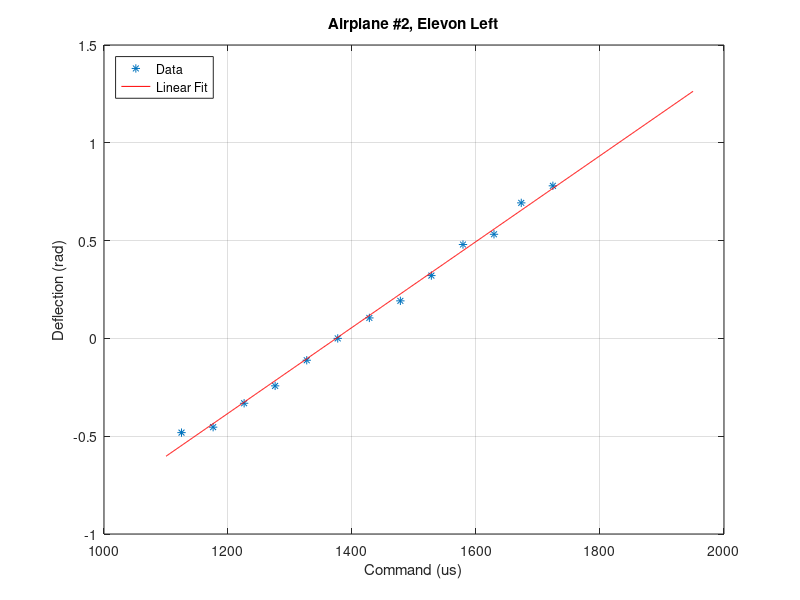
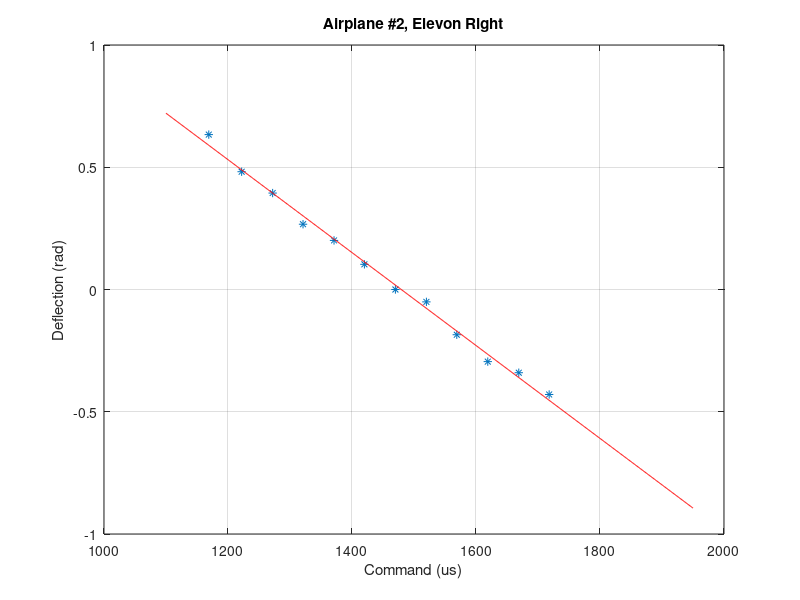

These figures' MATLAB source, in order:

clear

%{
%% aircraft #1

command_us_left = [
  1509
  1559
  1609
  1659
  1709
  1759
  1809
  1859
  1909
  1459
  1409
  1359
  1309
  1259
  1209
  1159
  %1109
  ];


degrees_left = [
  6.9
  12.5
  18.5
  26.5
  32.0
  40.0
  47.7
  57.0
  64.5
  2.0
  -2.5
  -9.0
  -13.5
  -19.5
  -22.9
  -27.0
  %-27.0
  ];

radians_left = deg2rad(degrees_left);


figure(1)
clf
plot(command_us_left, radians_left, '*');
% 
% Linear model Poly1:
%      f(x) = p1*x + p2
% Coefficients (with 95% confidence bounds):
%        p1 =    0.002114  (0.001982, 0.002246)
%        p2 =      -3.011  (-3.216, -2.806)
% 
% Goodness of fit:
%   SSE: 0.0451
%   R-square: 0.9883
%   Adjusted R-square: 0.9874
%   RMSE: 0.05676
% 

fit_us = 1100:1950;
fit_left = 0.002114 * fit_us -3.011; % min = 1150, max = 1909

hold on
plot(fit_us, fit_left, 'r-')
legend('Data', 'Fit','Location','NorthWest');
xlabel('Command (us)');
ylabel('Deflection (rad)');

command_us_right = [
  1609
  1559
  1509
  1459
  1409
  1359
  1309
  1259
  1209
  1659
  1709
  1759
  1809
  %1859
  %1909
  ];


degrees_right = [
  0
  4.5
  9.5
  16.6
  21.5
  33.0
  39.1
  48.2
  54.3
  -7.4
  -13.2
  -20.0
  -24.5
  %-25.5
  %-25.3
  ];

radians_right = deg2rad(degrees_right);

figure(2)
clf
plot(command_us_right, radians_right, '*');

% 
% Linear model Poly1:
%      f(x) = p1*x + p2
% Coefficients (with 95% confidence bounds):
%        p1 =     -0.0023  (-0.002428, -0.002172)
%        p2 =       3.688  (3.494, 3.882)
% 
% Goodness of fit:
%   SSE: 0.01688
%   R-square: 0.993
%   Adjusted R-square: 0.9924
%   RMSE: 0.03918



fit_right = -0.0023 * fit_us + 3.688; % min = 1209, max = 1809

hold on
plot(fit_us, fit_right, 'r-');
legend('Data', 'Fit');

xlabel('Command (us)');
ylabel('Deflection (rad)');

%}

%% aircraft #2

command_us_left2 = [
  1377
  1327
  1276
  1226
  1176
  1125
  1428
  1478
  1528
  1579
  1629
  1673
  1724
  ];


degrees_left2 = [
  0
  -6.4
  -13.9
  -19.0
  -26.0
  -27.6
  6.0
  11.0
  18.4
  27.5
  30.5
  39.7
  44.7
  ];


radians_left2 = deg2rad(degrees_left2);

figure(1)
clf

plot(command_us_left2, radians_left2, '*');
xlabel('Command (us)');
ylabel('Deflection (rad)');
title('Airplane #2, Elevon Left');

grid on

% -- cftool --
% Linear model Poly1:
%      f(x) = p1*x + p2
% Coefficients (with 95% confidence bounds):
%        p1 =    0.002195  (0.002095, 0.002295)
%        p2 =      -3.017  (-3.161, -2.873)
% 
% Goodness of fit:
%   SSE: 0.01038
%   R-square: 0.9953
%   Adjusted R-square: 0.9949
%   RMSE: 0.03073

% 


fit_us2 = 1100:1950;
fit_left2 = 0.002195 * fit_us2 - 3.017;
hold on
plot(fit_us2, fit_left2, 'r-');
legend('Data', 'Linear Fit', 'Location', 'NorthWest');

















command_us_right2 = [
  
  1470
  1520
  1569
  1619
  1669
  1718
  1420
  1371
  1321
  1272
  1222
  1169
  ];


degrees_right2 = [
  0
  -2.9
  -10.6
  -16.9
  -19.5
  -24.6
  5.9
  11.5
  15.3
  22.6
  27.6
  36.3
  ];

radians_right2 = deg2rad(degrees_right2);

figure(2)
clf

plot(command_us_right2, radians_right2, '*');
xlabel('Command (us)');
ylabel('Deflection (rad)');
title('Airplane #2, Elevon Right');

grid on

% -- cftool --
% Linear model Poly1:
%      f(x) = p1*x + p2
% Coefficients (with 95% confidence bounds):
%        p1 =     -0.0019  (-0.001995, -0.001806)
%        p2 =       2.811  (2.674, 2.948)
% 
% Goodness of fit:
%   SSE: 0.006342
%   R-square: 0.9951
%   Adjusted R-square: 0.9946
%   RMSE: 0.02518

fit_us2 = 1100:1950;
fit_right2 = -0.0019 * fit_us2 + 2.811; % min = 1209, max = 1809
hold on
plot(fit_us2, fit_right2, 'r-');
%legend('Data', 'Linear Fit');

